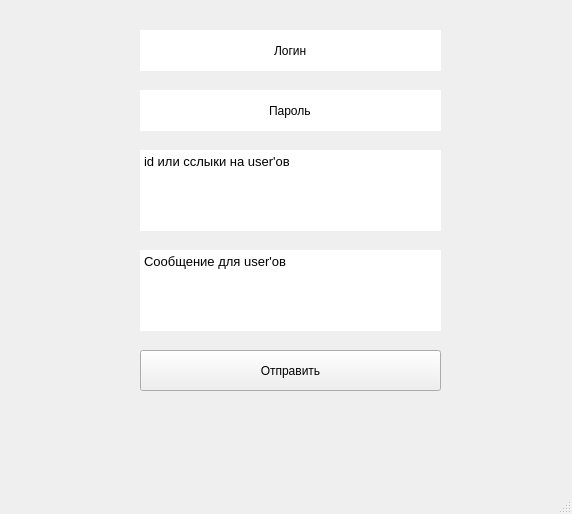
<?xml version="1.0" encoding="UTF-8"?>
<ui version="4.0">
 <class>MainWindow</class>
 <widget class="QMainWindow" name="MainWindow">
  <property name="geometry">
   <rect>
    <x>0</x>
    <y>0</y>
    <width>572</width>
    <height>514</height>
   </rect>
  </property>
  <property name="windowTitle">
   <string>MainWindow</string>
  </property>
  <widget class="QWidget" name="centralwidget">
   <widget class="QLineEdit" name="login">
    <property name="enabled">
     <bool>true</bool>
    </property>
    <property name="geometry">
     <rect>
      <x>140</x>
      <y>30</y>
      <width>301</width>
      <height>41</height>
     </rect>
    </property>
    <property name="locale">
     <locale language="English" country="UnitedKingdom"/>
    </property>
    <property name="text">
     <string>Логин</string>
    </property>
    <property name="frame">
     <bool>false</bool>
    </property>
    <property name="alignment">
     <set>Qt::AlignCenter</set>
    </property>
   </widget>
   <widget class="QLineEdit" name="password">
    <property name="enabled">
     <bool>true</bool>
    </property>
    <property name="geometry">
     <rect>
      <x>140</x>
      <y>90</y>
      <width>301</width>
      <height>41</height>
     </rect>
    </property>
    <property name="text">
     <string>Пароль</string>
    </property>
    <property name="frame">
     <bool>false</bool>
    </property>
    <property name="alignment">
     <set>Qt::AlignCenter</set>
    </property>
   </widget>
   <widget class="QTextEdit" name="user_ids">
    <property name="enabled">
     <bool>true</bool>
    </property>
    <property name="geometry">
     <rect>
      <x>140</x>
      <y>150</y>
      <width>301</width>
      <height>81</height>
     </rect>
    </property>
    <property name="styleSheet">
     <string notr="true">border: none</string>
    </property>
    <property name="html">
     <string>&lt;!DOCTYPE HTML PUBLIC &quot;-//W3C//DTD HTML 4.0//EN&quot; &quot;http://www.w3.org/TR/REC-html40/strict.dtd&quot;&gt;
&lt;html&gt;&lt;head&gt;&lt;meta name=&quot;qrichtext&quot; content=&quot;1&quot; /&gt;&lt;style type=&quot;text/css&quot;&gt;
p, li { white-space: pre-wrap; }
&lt;/style&gt;&lt;/head&gt;&lt;body style=&quot; font-family:'MS Shell Dlg 2'; font-size:9.6pt; font-weight:400; font-style:normal;&quot;&gt;
&lt;p style=&quot; margin-top:0px; margin-bottom:0px; margin-left:0px; margin-right:0px; -qt-block-indent:0; text-indent:0px;&quot;&gt;id или сслыки на user'ов&lt;/p&gt;&lt;/body&gt;&lt;/html&gt;</string>
    </property>
   </widget>
   <widget class="QTextEdit" name="message">
    <property name="enabled">
     <bool>true</bool>
    </property>
    <property name="geometry">
     <rect>
      <x>140</x>
      <y>250</y>
      <width>301</width>
      <height>81</height>
     </rect>
    </property>
    <property name="styleSheet">
     <string notr="true">border: none</string>
    </property>
    <property name="html">
     <string>&lt;!DOCTYPE HTML PUBLIC &quot;-//W3C//DTD HTML 4.0//EN&quot; &quot;http://www.w3.org/TR/REC-html40/strict.dtd&quot;&gt;
&lt;html&gt;&lt;head&gt;&lt;meta name=&quot;qrichtext&quot; content=&quot;1&quot; /&gt;&lt;style type=&quot;text/css&quot;&gt;
p, li { white-space: pre-wrap; }
&lt;/style&gt;&lt;/head&gt;&lt;body style=&quot; font-family:'MS Shell Dlg 2'; font-size:9.6pt; font-weight:400; font-style:normal;&quot;&gt;
&lt;p style=&quot; margin-top:0px; margin-bottom:0px; margin-left:0px; margin-right:0px; -qt-block-indent:0; text-indent:0px;&quot;&gt;Сообщение для user'ов&lt;/p&gt;&lt;/body&gt;&lt;/html&gt;</string>
    </property>
    <property name="placeholderText">
     <string/>
    </property>
   </widget>
   <widget class="QPushButton" name="send_message">
    <property name="enabled">
     <bool>true</bool>
    </property>
    <property name="geometry">
     <rect>
      <x>140</x>
      <y>350</y>
      <width>301</width>
      <height>41</height>
     </rect>
    </property>
    <property name="styleSheet">
     <string notr="true"/>
    </property>
    <property name="text">
     <string>Отправить</string>
    </property>
    <property name="flat">
     <bool>false</bool>
    </property>
   </widget>
   <widget class="QLabel" name="logs">
    <property name="geometry">
     <rect>
      <x>140</x>
      <y>410</y>
      <width>301</width>
      <height>41</height>
     </rect>
    </property>
    <property name="text">
     <string/>
    </property>
   </widget>
  </widget>
  <widget class="QMenuBar" name="menubar">
   <property name="geometry">
    <rect>
     <x>0</x>
     <y>0</y>
     <width>572</width>
     <height>26</height>
    </rect>
   </property>
  </widget>
  <widget class="QStatusBar" name="statusbar"/>
 </widget>
 <resources/>
 <connections/>
</ui>
